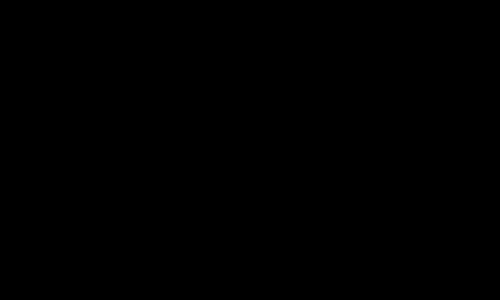
Frame 1 (no input)
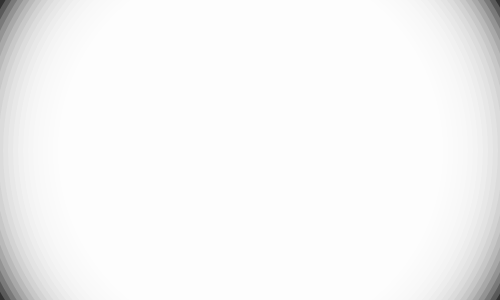
Frame 60 (the mouse pressed at the canvas centre just before this capture)
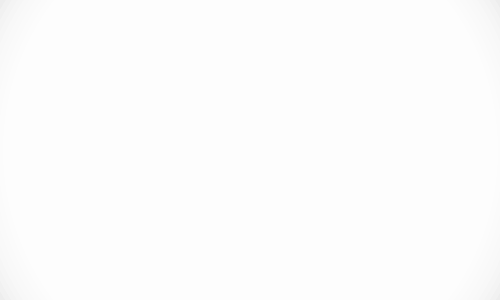
Frame 120 (the mouse held since frame 60 and released just before this capture)

The Processing sketch that drew these frames (run headless with seeded random() and noise(); from frame 60 on, the mouse is pressed at the canvas centre):

// Processing sketch: sketch_myFirstFunction
// ── sketch_myFirstFunction.pde
int diam = 0;
float centx, centy;

void setup(){
  size(500, 300);
  frameRate(24);
  smooth();
  background(0);
  centx = width/2;
  centy = height/2;
  stroke(0);
  strokeWeight(5);
  fill(255,50);
}

void draw(){
 if(diam<=700){
   ellipse(centx,centy,diam,diam);
   diam += 10;
 } 
}
